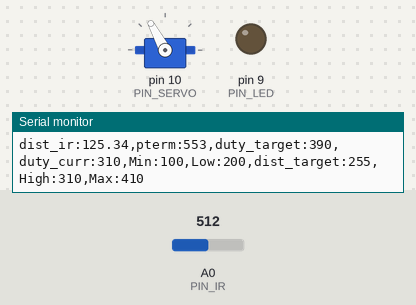
The sketch below on a simulated Arduino Uno, built with avr-gcc and run on an emulated ATmega328P. Parts: servo, output pins drawn as LEDs (lit = HIGH), the last lines printed to the serial monitor. The inputs (shaded band) are chosen by the test bench; at power-on: A0 (PIN_IR) = 512.

Above: at 1.2 s.
1.3 s: A0 (PIN_IR) set to 716
At 2.1 s:
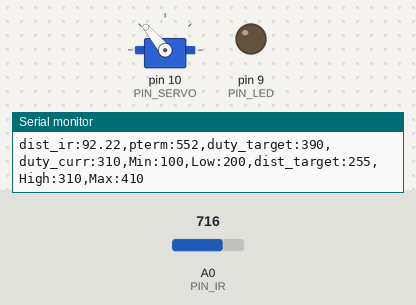
2.8 s: A0 (PIN_IR) set to 306
At 4.0 s:
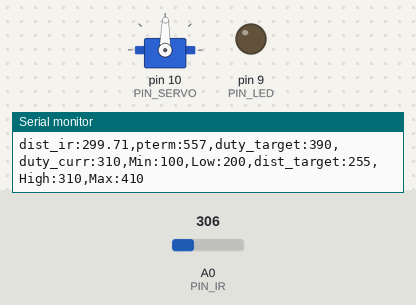
4.3 s: A0 (PIN_IR) set to 245
At 5.5 s:
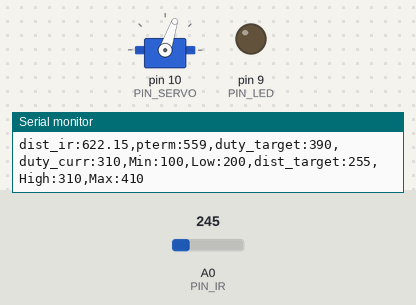
5.8 s: A0 (PIN_IR) set to 122
At 6.5 s:
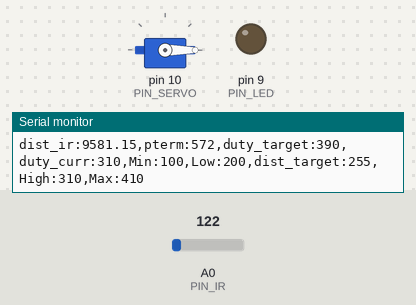
7.3 s: A0 (PIN_IR) set to 0
At 7.9 s:
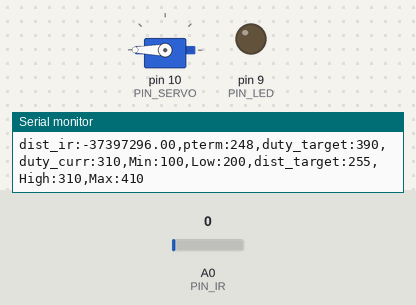
8.8 s: A0 (PIN_IR) set to 110
At 9.9 s:
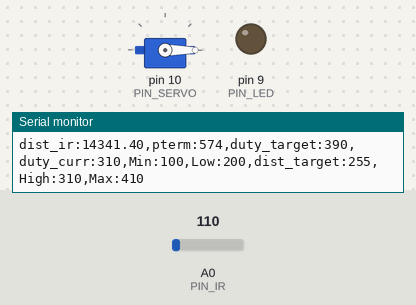
Timing chart, 0 to 11.3 s (numbered marks = the images above; inputs shaded):
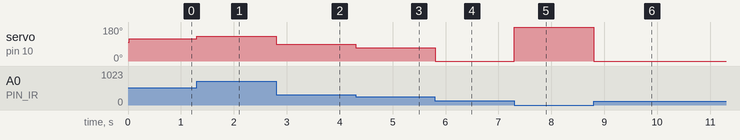

The sketch:

proportion_gain.ino
```cpp
#include <Servo.h>

/////////////////////////////
// Configurable parameters //
/////////////////////////////

// Arduino pin assignment
#define PIN_LED 9 // [3097] LED핀 9번으로 설정
#define PIN_SERVO 10 // [3097] 서보핀 9번으로 설정
#define PIN_IR A0 // [3097] 적외선핀 A0번으로 설정

// Framework setting
#define _DIST_TARGET 255 //[0711] 목표값
#define _DIST_MIN 100 //[0711] 측정 최솟값
#define _DIST_MAX 410 //[0711] 측정 최댓값

// Distance sensor
#define _DIST_ALPHA 0.0 // [3095] ema필터의 alpha 값을 설정

// Servo range
#define _DUTY_MIN 800   // [1615] 서보 제어 펄스 폭: 최고 각도
#define _DUTY_NEU 1550  // [1615] 서보 제어 펄스 폭: 수평
#define _DUTY_MAX 2200  // [1615] 서보 제어 펄스 폭: 최저 각도

// Servo speed control
#define _SERVO_ANGLE 30
#define _SERVO_SPEED 30

// Event periods
#define _INTERVAL_DIST 20  // [3074] 거리측정주기 (ms)
#define _INTERVAL_SERVO 20 // [3078] 서보제어주기 (ms)
#define _INTERVAL_SERIAL 100 // [3078] Serial제어주기 (ms)

#define DELAY_MICROS  1500 // 필터에 넣을 샘플값을 측정하는 딜레이(고정값!)
#define EMA_ALPHA 0.35     // EMA 필터 값을 결정하는 ALPHA 값. 작성자가 생각하는 최적값임.

// PID parameters
#define _KP 0.8 //[0711] 비례이득

//////////////////////
// global variables //
//////////////////////

// Servo instance
Servo myservo;
const float coE[] = {0.0000840, -0.0206750, 2.5061554, 2.3103917};
// Distance sensor
float dist_target; // location to send the ball
float dist_raw, dist_ema;  // [1615] 센서가 인식한 거리/ema 필터링된 거리

float ema_dist=0;            // EMA 필터에 사용할 변수
float filtered_dist;       // 최종 측정된 거리값을 넣을 변수. loop()안에 filtered_dist = filtered_ir_distance(); 형태로 사용하면 됨.
float samples_num = 3;

// Event periods
unsigned long last_sampling_time_dist, last_sampling_time_servo, last_sampling_time_serial;
bool event_dist, event_servo, event_serial;

// Servo speed control
int duty_chg_per_interval;
int duty_target, duty_curr;

// PID variables
float error_curr, error_prev, control, pterm, dterm, iterm;

void setup() {
// initialize GPIO pins for LED and attach servo
pinMode(PIN_LED, OUTPUT); // [3083] PIN_LED 핀을 OUTPUT으로 설정
myservo.attach(PIN_SERVO); // [3083] PIN_SERVO 핀을 servo를 쓰는 핀으로 설정

// initialize global variables

// move servo to neutral position
myservo.writeMicroseconds(1550); // [3090]

// initialize serial port
Serial.begin(57600); // [3083] serial port의 baud rate를 57600으로 초기화
// convert angle speed into duty change per interval.
  duty_chg_per_interval = (_DUTY_MAX - _DUTY_MIN) * (_SERVO_SPEED / 180.0) * (_INTERVAL_SERVO / 1000.0); // [3074] 서보 업데이트 1주기에 증감 가능한 duty 의 최댓값

  // [1615] 마지막 이벤트 발생 시간 초기화
  last_sampling_time_dist = 0;
  last_sampling_time_servo = 0;
  last_sampling_time_serial = 0;

  event_dist = false;
  event_servo = false;
  event_serial = false;
}

float under_noise_filter(void){ // 아래로 떨어지는 형태의 스파이크를 제거해주는 필터
  int currReading;
  int largestReading = 0;
  for (int i = 0; i < samples_num; i++) {
    currReading = ir_distance();
    if (currReading > largestReading) { largestReading = currReading; }
    // Delay a short time before taking another reading
    delayMicroseconds(DELAY_MICROS);
  }
  return largestReading;
}

float filtered_ir_distance(void){ // 아래로 떨어지는 형태의 스파이크를 제거 후, 위로 치솟는 스파이크를 제거하고 EMA필터를 적용함.
  // under_noise_filter를 통과한 값을 upper_nosie_filter에 넣어 최종 값이 나옴.
  int currReading;
  int lowestReading = 1024;
  for (int i = 0; i < samples_num; i++) {
    currReading = under_noise_filter();
    if (currReading < lowestReading) { lowestReading = currReading; }
  }
  // eam 필터 추가
  ema_dist = EMA_ALPHA*lowestReading + (1-EMA_ALPHA)*ema_dist;
  return ema_dist;
}
float ir_distance(void){ // return value unit: mm
  // [3088] 19_example_0에서 가져옴
  float val;
  float volt = float(analogRead(PIN_IR));
  val = ((6762.0/(volt-9.0))-4.0) * 10.0;  // [1615] 변환 식 보정 필요
  return val;
}

//float ir_distance_filtered(void){ // return value unit: mm
  //return ir_distance(); // for now, just use ir_distance() without noise filter.
 // static float val = _DIST_TARGET; // [3088]
 // static float dist_ema  = 0; // [3088]
 // float raw = ir_distance(); // [3088]
 // if (raw >= _DIST_MIN && raw <= _DIST_MAX) // [3088]
 //   val = raw; // [3088]
 // dist_ema =  (1.0 - _DIST_ALPHA) * val + dist_ema; // [3088]
 // return dist_ema; // [3088]
//}

void loop() {

/////////////////////
// Event generator //
/////////////////////
// [1615] 거리 측정 주기가 되었는지 검사
if (millis() >= last_sampling_time_dist + _INTERVAL_DIST)
        event_dist = true;

  // [1615] 서보 제어 주기가 되었는지 검사
  if (millis() >= last_sampling_time_servo + _INTERVAL_SERVO)
      event_servo= true;

  // [1615] Serial 제어 주기가 되었는지 검사
  if (millis() >= last_sampling_time_serial + _INTERVAL_SERIAL)
      event_serial= true;


////////////////////
// Event handlers //
////////////////////

  if(event_dist) {
     event_dist = false;
  // get a distance reading from the distance sensor
      dist_raw = ir_distance();

  // PID control logic
    error_curr = (dist_raw - _DIST_TARGET); // [3073] 현재 읽어들인 데이터와 기준 값의 차이
    pterm = (_KP*error_curr);// [3073] p게인 값인 kp와 error 값의 곱
    control = //

  // duty_target = f(duty_neutral, control)
   duty_target =

  // keep duty_target value within the range of [_DUTY_MIN, _DUTY_MAX]
 duty_target = min(max(duty_target, _DUTY_MIN), _DUTY_MAX); // [1615]

  // [1615] 마지막 샘플링 시각 업데이트
  last_sampling_time_dist += _INTERVAL_DIST;
  }


  if(event_servo) {
    event_servo = false;
    // adjust duty_curr toward duty_target by duty_chg_per_interval

    // update servo position
    myservo.writeMicroseconds(1250-(float)(pterm*4)); // [1615]
//    myservo.writeMicroseconds((float)1550+(pterm*4)); // [1615]
    // [1615] 마지막 서보 조작 시각 업데이트
    last_sampling_time_servo += _INTERVAL_SERVO;
  }
unsigned long time_curr = millis();
    // calibrate distance reading from the IR sensor
  float x = ir_distance();
 dist_raw = coE[0] * pow(x, 3) + coE[1] * pow(x, 2) + coE[2] * x + coE[3];

  if(time_curr >= last_sampling_time_dist + _INTERVAL_DIST) {
        last_sampling_time_dist += _INTERVAL_DIST;
        event_dist = true;
  }
  if(time_curr >= last_sampling_time_serial + _INTERVAL_SERIAL) {
        last_sampling_time_serial += _INTERVAL_SERIAL;
        event_serial = true;
  }
  if(event_dist) {
    event_dist = false;
    dist_raw = ir_distance();}

  if(event_serial) {
    event_serial = false;
    Serial.print("dist_ir:");
    Serial.print(dist_raw);
    Serial.print(",pterm:");
    Serial.print(map(pterm,-1000,1000,510,610));
    Serial.print(",duty_target:");
    Serial.print(map(duty_target,1000,2000,410,510));
    Serial.print(",duty_curr:");
    Serial.print(map(duty_curr,1000,2000,410,510));
    Serial.println(",Min:100,Low:200,dist_target:255,High:310,Max:410");

    // [1615] 마지막 Serial 업데이트 시각 업데이트
    last_sampling_time_serial += _INTERVAL_SERIAL;

  //  float x = ir_distance();
 //   dist_raw = coE[0] * pow(x, 3) + coE[1] * pow(x, 2) + coE[2] * x + coE[3];
  }
}
```

Measured:
- after the input at 1.3 s, servo on pin 10 (PIN_SERVO): 118° → 130° at once
- after the input at 2.8 s, servo on pin 10 (PIN_SERVO): 130° → 89° at once
- after the input at 4.3 s, servo on pin 10 (PIN_SERVO): 89° → 71° at once
- after the input at 5.8 s, servo on pin 10 (PIN_SERVO): 71° → 0° at once
- after the input at 7.3 s, servo on pin 10 (PIN_SERVO): 0° → 180° at once
- after the input at 8.8 s, servo on pin 10 (PIN_SERVO): 180° → 0° at once
